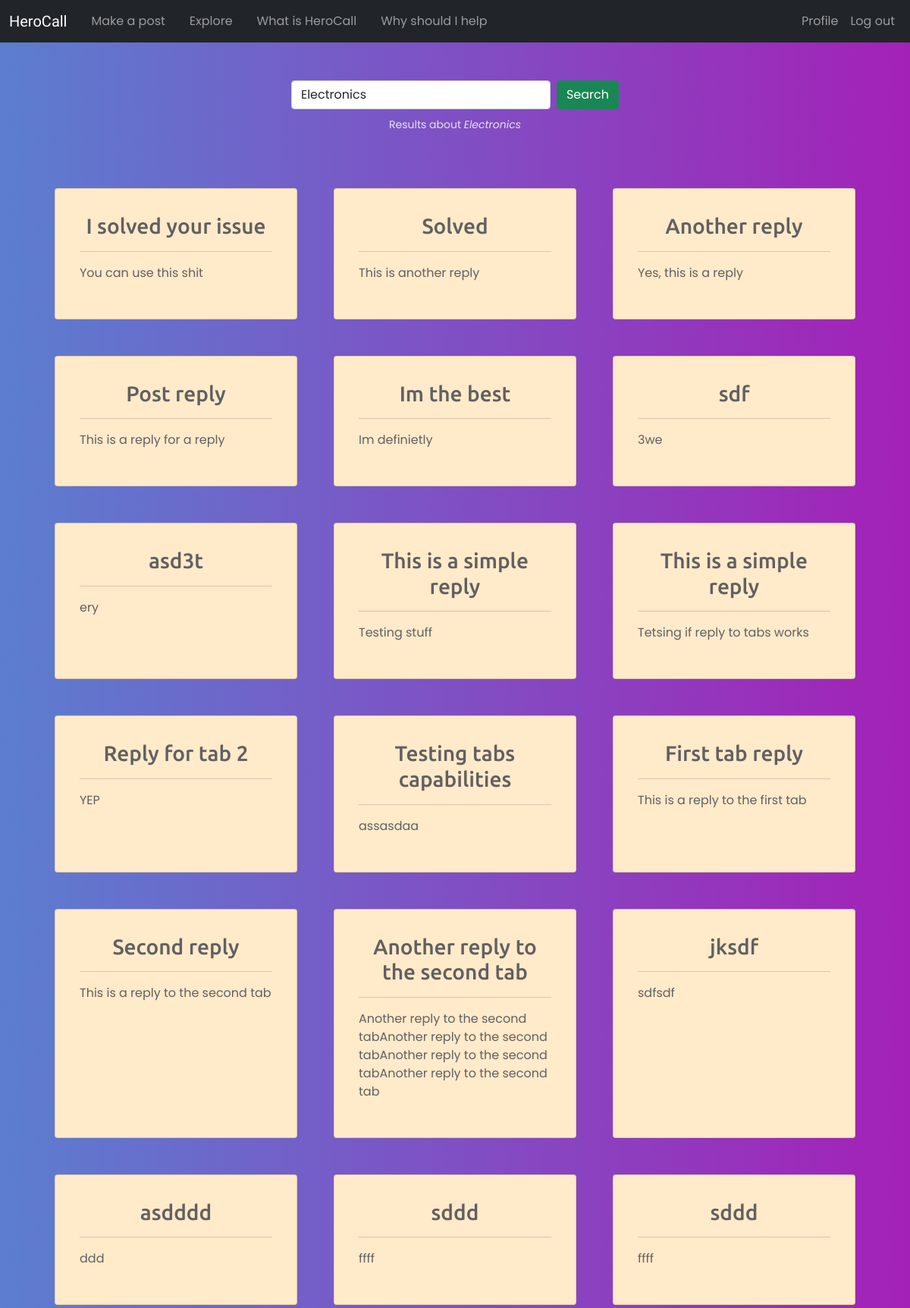
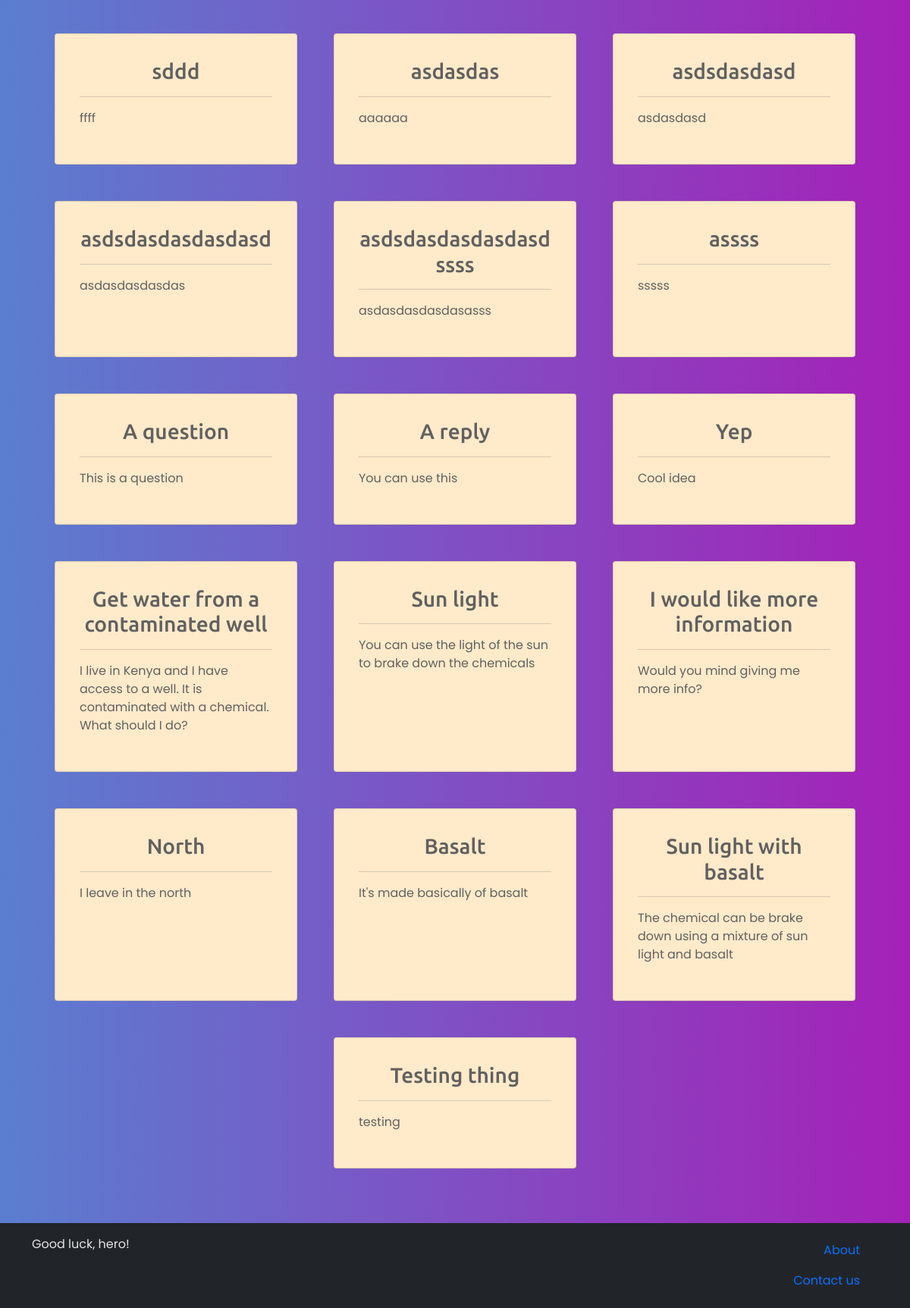
Screenshot of /explore/ (signed in) with the database file from the repository (2 pictures, top to bottom).
### main/models.py (models this page shows, shortened)
class Post(models.Model):
    title = models.CharField(max_length=120)
    text = models.CharField(max_length=2000)
    author = models.ForeignKey(User, on_delete=models.PROTECT)
    reply_tab = models.IntegerField(null=True, blank=True)

### main/views.py (the view)
# urls.py: path('explore/', explore, name="explore"),
def explore(request):
    posts = Post.objects.all()
    return render(request, 'explore.html', {'posts':posts})

### main/templatetags/hero_comments.py (called while the page is built)
@register.simple_tag
def get_tabs(post):
    response = "<select class='form-select' onchange='select_tab(this)'><option selected>Select tab</options>"
    tabs = Tab.objects.all().filter(post=post)
    if len(tabs) == 0:
        return ""
    for tab in tabs:
        response += f'<option value="rtab_{tab.id}">{tab.title}</option>'
    response += "</select>"
    return format_html(response)

### main/templates/explore.html
{% extends 'base.html' %}
{% block content %}
<nav class="navbar navbar-expand-lg navbar-light bg-transparent">
    <div class="container-fluid justify-content-center">
        <form class="d-flex">
            <input class="form-control me-2" type="search" placeholder="Search" aria-label="Search" value='Electronics'>
            <button class="btn btn-success" type="button">Search</button>
        </form>
    </div>
</nav>
<div class="text-center">
    <small>Results about <i>Electronics</i></small>
</div>
<div class='d-flex row mt-5 justify-content-center'>
    {% for post in posts %}
        {% include 'builder/post_prev.html' %}
    {% endfor %}
</div>
{% endblock content %}

### main/templates/builder/post_prev.html (shortened to what this page needs)
{% load hero_comments %}
<div class="card m-4 p-3 post-preview rounded" style="width: 20rem;" onclick="{% if selected == 'focused' %}focused(this){% endif %}">
    <div class="card-body">
        <div class='row'>
            <h5 class="card-title my-0 text-center">
                <a href="{% url 'post' id=post.id %}" class='text-decoration-none fs-3'>{{post.title}}</a>
            </h5>
        </div>
        <hr>
        <div class='row'>
            <p>{{post.text}}</p>
        </div>
    </div>
</div>

### main/static/css/main.css (style rules this page uses)
html { overflow-x: hidden; }
body { color: #e4e4e4; padding-top: 50px; background-color: rgb(91, 126, 208); background-image: linear-gradient(to right, rgb(91, 126, 208) , #A421B7); font-family: 'Poppins', sans-serif; min-height: 100vh; overflow-x: hidden; }
.post-preview { transition: 0.5s; color: #616060; background-color: #ffeaca; }
.post-preview a { color:#616060 }
.card-title { font-family: 'Ubuntu', sans-serif; }

### rows the page displays
Post: title "I solved your issue", text "You can use this shit"
Post: title "Solved", text "This is another reply"
Post: title "Another reply", text "Yes, this is a reply"
Post: title "Post reply", text "This is a reply for a reply"
Post: title "Im the best", text "Im definietly"
Post: title "sdf", text "3we"
Post: title "asd3t", text "ery"
Post: title "This is a simple reply", text "Testing stuff"
Post: title "This is a simple reply", text "Tetsing if reply to tabs works"
Post: title "Reply for tab 2", text "YEP"
Post: title "Testing tabs capabilities", text "assasdaa"
Post: title "First tab reply", text "This is a reply to the first tab"
Post: title "Second reply", text "This is a reply to the second tab"
Post: title "Another reply to the second tab", text "Another reply to the second tabAnother reply to the second tabAnother reply to the second tabAnother reply to the second tab"
Post: title "jksdf", text "sdfsdf"
Post: title "asdddd", text "ddd"
Post: title "sddd", text "ffff"
Post: title "sddd", text "ffff"
Post: title "sddd", text "ffff"
Post: title "asdasdas", text "aaaaaa"
Post: title "asdsdasdasd", text "asdasdasd"
Post: title "asdsdasdasdasdasd", text "asdasdasdasdas"
Post: title "asdsdasdasdasdasdssss", text "asdasdasdasdasasss"
Post: title "assss", text "sssss"
Post: title "A question", text "This is a question"
Post: title "A reply", text "You can use this"
Post: title "Yep", text "Cool idea"
Post: title "Get water from a contaminated well", text "I live in Kenya and I have access to a well. It is contaminated with a chemical. What should I do?"
Post: title "Sun light", text "You can use the light of the sun to brake down the chemicals"
Post: title "I would like more information", text "Would you mind giving me more info?"
Post: title "North", text "I leave in the north"
Post: title "Basalt", text "It's made basically of basalt"
Post: title "Sun light with basalt", text "The chemical can be brake down using a mixture of sun light and basalt"
Post: title "Testing thing", text "testing"
